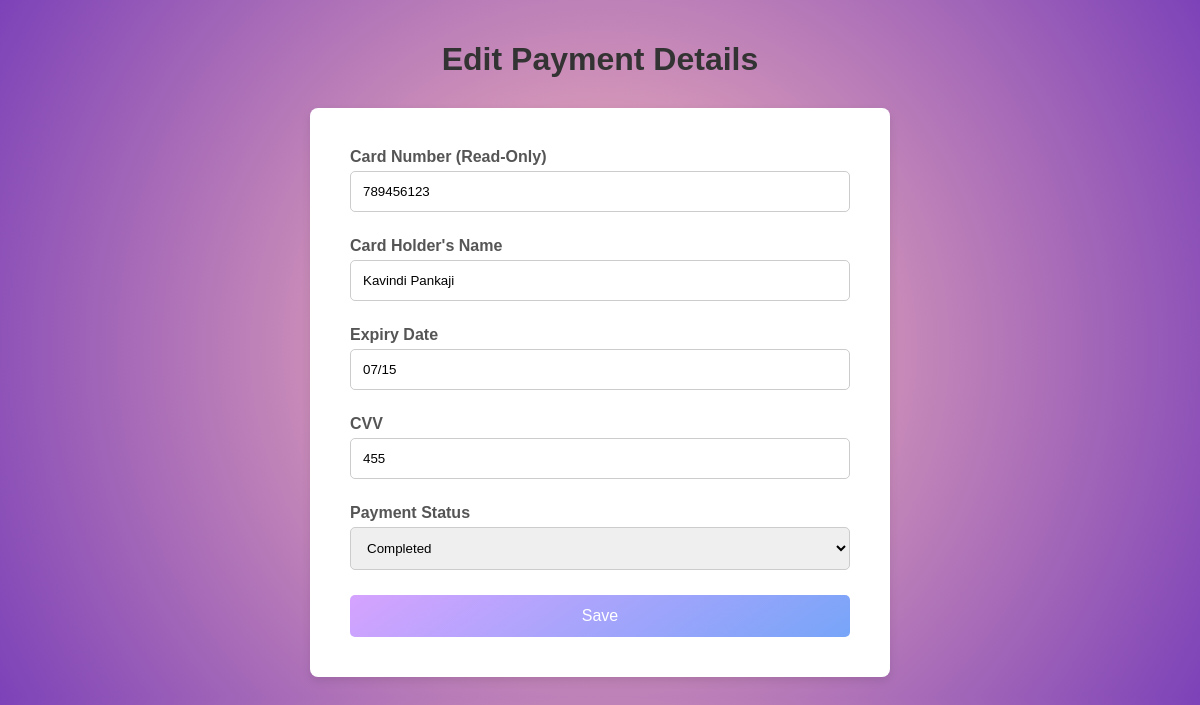
Page /pUpdate.php?cNumber=789456123 on the committed database.
### tables this page shows
CREATE TABLE `payments` (
  `cNumber` int(16) NOT NULL,
  `cName` varchar(50) NOT NULL,
  `exdate` varchar(5) NOT NULL,
  `cvv` int(3) NOT NULL,
  `payment_status` text DEFAULT NULL
);

### pUpdate.php (the view, shortened to what this page needs)
<?php
require 'pConfig.php';
if (isset($_GET['cNumber'])) {
    $cNumber = $_GET['cNumber'];
    $sql = "SELECT cNumber, cName, exdate, cvv, payment_status FROM payments WHERE cNumber = ?";
    $stmt = $con->prepare($sql);
    $stmt->bind_param("s", $cNumber);
    $stmt->execute();
    $result = $stmt->get_result();
    if ($result->num_rows > 0) {
        $payment = $result->fetch_assoc();
    } else {
        echo "No record found!";
        exit();
    }
} else {
    echo "No card number provided!";
    exit();
}
?>
<!DOCTYPE html>
<html>
<head>
    <link rel='stylesheet' type='text/css' media='screen' href='payment\crud/pUpdate.css'>
</head>
<body>
<h1>Edit Payment Details</h1>
<div class="form-container">
<form method="POST" action="">
    <div class="input-group">
        <label for="cNumber">Card Number (Read-Only)</label>
        <input type="text" id="cNumber" name="cdNumber" value="<?php echo $payment['cNumber']; ?>" readonly>
    </div>
    <div class="input-group">
        <label for="cdName">Card Holder's Name</label>
        <input type="text" id="cdName" name="cdName" value="<?php echo $payment['cName']; ?>" required>
    </div>
    <div class="input-group">
        <label for="cdDate">Expiry Date</label>
        <input type="text" id="cdDate" name="cdDate" value="<?php echo $payment['exdate']; ?>" required>
    </div>
    <div class="input-group">
        <label for="cdCvv">CVV</label>
        <input type="text" id="cdCvv" name="cdCvv" value="<?php echo $payment['cvv']; ?>" required>
    </div>
    <div class="input-group">
        <label for="payment_status">Payment Status</label>
        <select id="payment_status" name="payment_status">
            <option value="Completed" <?php if($payment['payment_status'] == 'Completed') echo 'selected'; ?>>Completed</option>
        </select>
    </div>
    <button type="submit" class="btn">Save</button>
</form>
</div>
</body>
</html>

### pUpdate.css (style rules this page uses)
body { font-family: 'Arial', sans-serif; background-color: #e9ecef; margin: 0; padding: 20px; }
h1 { text-align: center; color: #333; margin-bottom: 30px; }
.form-container { max-width: 500px; margin: auto; background-color: white; border-radius: 8px; box-shadow: 0 4px 10px rgba(0, 0, 0, 0.1); padding: 20px; }
.input-group { margin-bottom: 20px; }
.input-group label { display: block; margin-bottom: 5px; color: #555; font-weight: bold; }
.input-group input, .input-group select { width: 100%; padding: 12px; border: 1px solid #ccc; border-radius: 5px; box-sizing: border-box; transition: border-color 0.3s ease; }
.btn { background: linear-gradient(145deg, #D5A3FF 0%, #77A5F8 100%); color: white; border: none; padding: 12px; border-radius: 5px; cursor: pointer; font-size: 16px; width: 100%; transition: background-color 0.3s ease; }
@media (min-width: 600px) { .form-container { padding: 40px; } }
@media (min-width: 600px) { .input-group { margin-bottom: 25px; } }
body { background: radial-gradient( circle, #ffc0b8 0%, #7d42b8 100% ); }

### rows in the picture
payments: cdNumber "789456123", cdName "Kavindi Pankaji", cdDate "07/15", cdCvv "455", payment_status "Completed"
